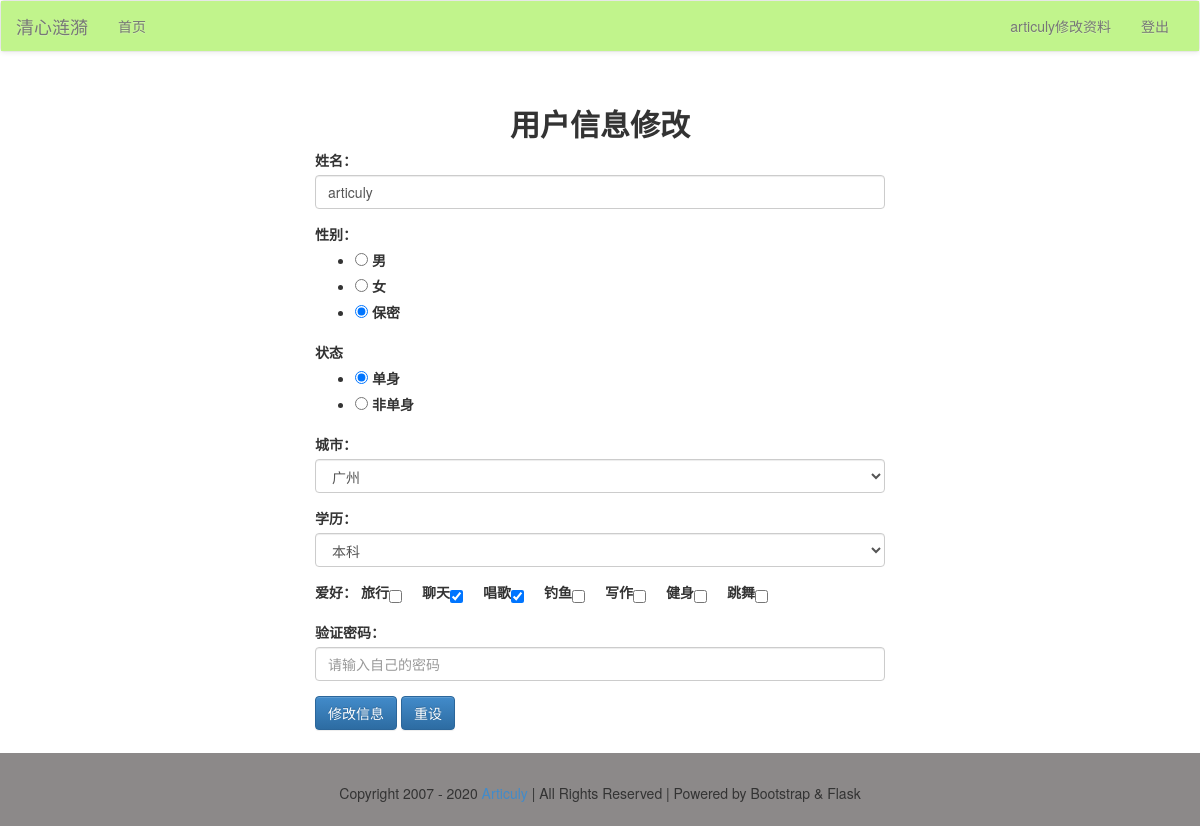
The app's page /user/edit_info/ (signed in) with its own data.
### models.py (models this page shows, shortened)
class User(db.Model):
    id = db.Column(db.Integer, primary_key=True,autoincrement=True)
    realname = db.Column(db.String)
    username = db.Column(db.String, unique=True)
    password = db.Column(db.String)
    sex = db.Column(db.Integer)
    city = db.Column(db.String)
    education = db.Column(db.String)
    hobby = db.Column(db.String)
    is_single = db.Column(db.Integer)
    message = db.relationship('Message')

### views/users.py (the view)
@user_app.route("/edit_info/", methods=['get', 'post'])
@login_required
def edit_info():
    message = None
    form = EditInfoForm()
    user = User.query.filter_by(username=session['user']).one()
    if form.validate_on_submit():
        user.realname = form.data['realname']
        user.sex = form.data['sex']
        user.is_single = form.data['is_single']
        user.city = form.data['city']
        user.education = form.data['education']
        user.hobby = ', '.join(form.data['hobby'])
        password = form.data['password']
        if user.validate_password(password):
            try:
                db.session.commit()
                message = '修改成功'
            except Exception as e:
                print(str(e))
                message = '后台发生错误'
        else:
            message = '用户名与密码不匹配'
    elif form.errors:
        print(form.errors)
        message = '表单发生错误'
    else:
        form.realname.data = user.realname
        form.sex.data = user.sex
        form.is_single.data = user.is_single
        form.city.data = user.city
        form.education.data = user.education
        form.hobby.data = user.hobby
    return render_template("user/edit_info.html", message=message, user=user, form=form)

### app.py (called while the page is built)
@app.context_processor
def account():
    username = session.get('user')
    return {'username': username, 'userList': userList}

### libs.py (called while the page is built)
def login_required(func):
    @wraps(func)
    def decorator_nest(*args, **kwargs):
        if not 'user' in session:
            return redirect(url_for('login'))
        else:
            print(func)
            return func(*args, **kwargs)
    return decorator_nest

### templates/user/edit_info.html (shortened to what this page needs)
{% extends "base.html" %}
{% block content %}
    <div class="container-fluid">
        <div class="row">
            <div class="main col-lg-6 col-lg-offset-3 col-md-8 col-md-offset-2 col-sm-10 col-sm-offset-1 col-xs-12">
                <h2 class="text-center"><b>用户信息修改</b></h2>
                <div class="body">
                    <form action="" method="post">
                        {% for field in form %}
                            {% if field.widget.input_type!='hidden' %}
                                <div class="form-group">
                                    {{ field.label }}
                                    {{ field }}
                                </div>
                            {% else %}
                                {{ field }}
                            {% endif %}
                        {% endfor %}
                        <div class="form-group">
                            <input class="btn btn-primary" type="submit" name="submit" id="btn1" value="修改信息"/>
                            <input class="btn btn-primary" type="reset" name="reset" id="btn2" value="重设"/>
                        </div>
                    </form>
                </div>
            </div>
        </div>
    </div>
{% endblock %}

### records on screen
User: form "articuly" "☐ 男 ☐ 女 ☑ 保密" "☑ 单身 ☐ 非单身" "广州" "本科", label "爱好：", hobby "☐ ☑ ☑ ☐ ☐ ☐ ☐"

### other values on screen
{{ username }} "articuly"
{{ field.label }} "姓名：" "性别：" "状态" "城市：" "学历：" "验证密码："
